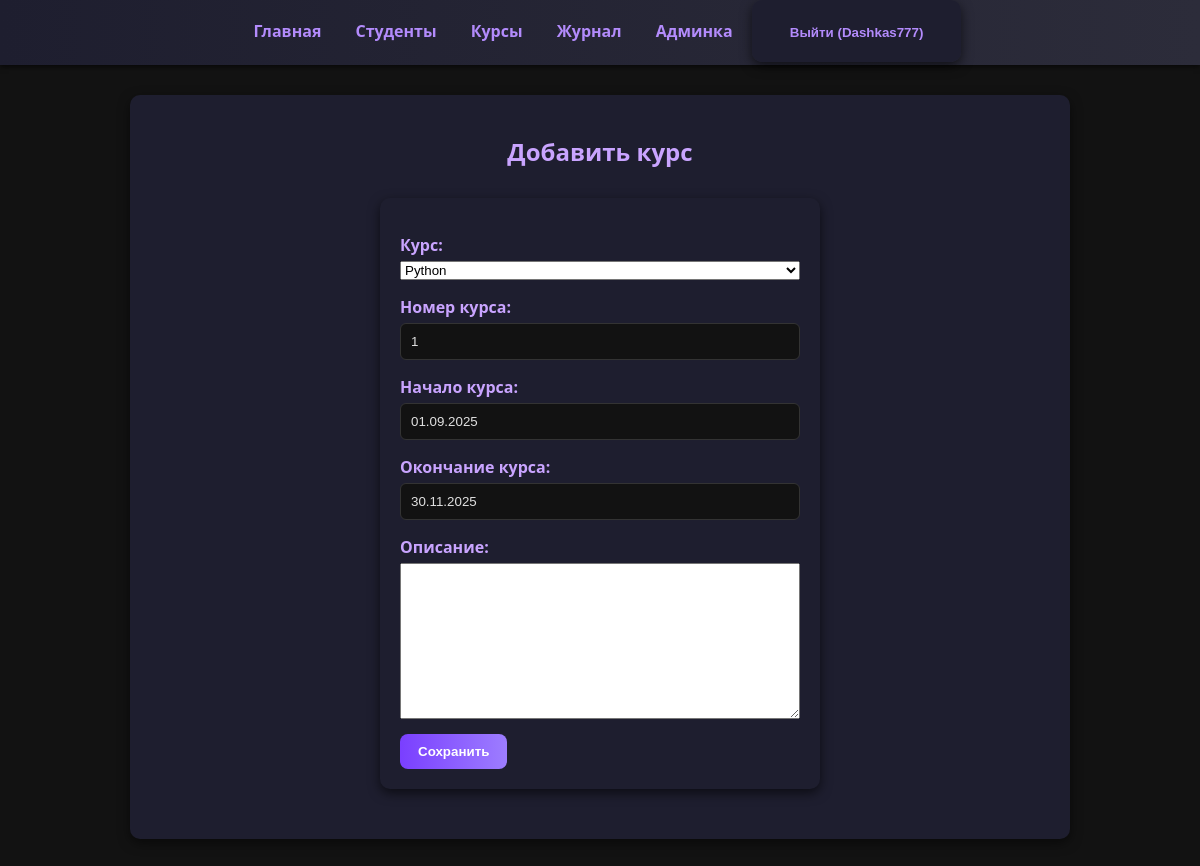
Before: /courses/1/edit/ (signed in) with the older database file.
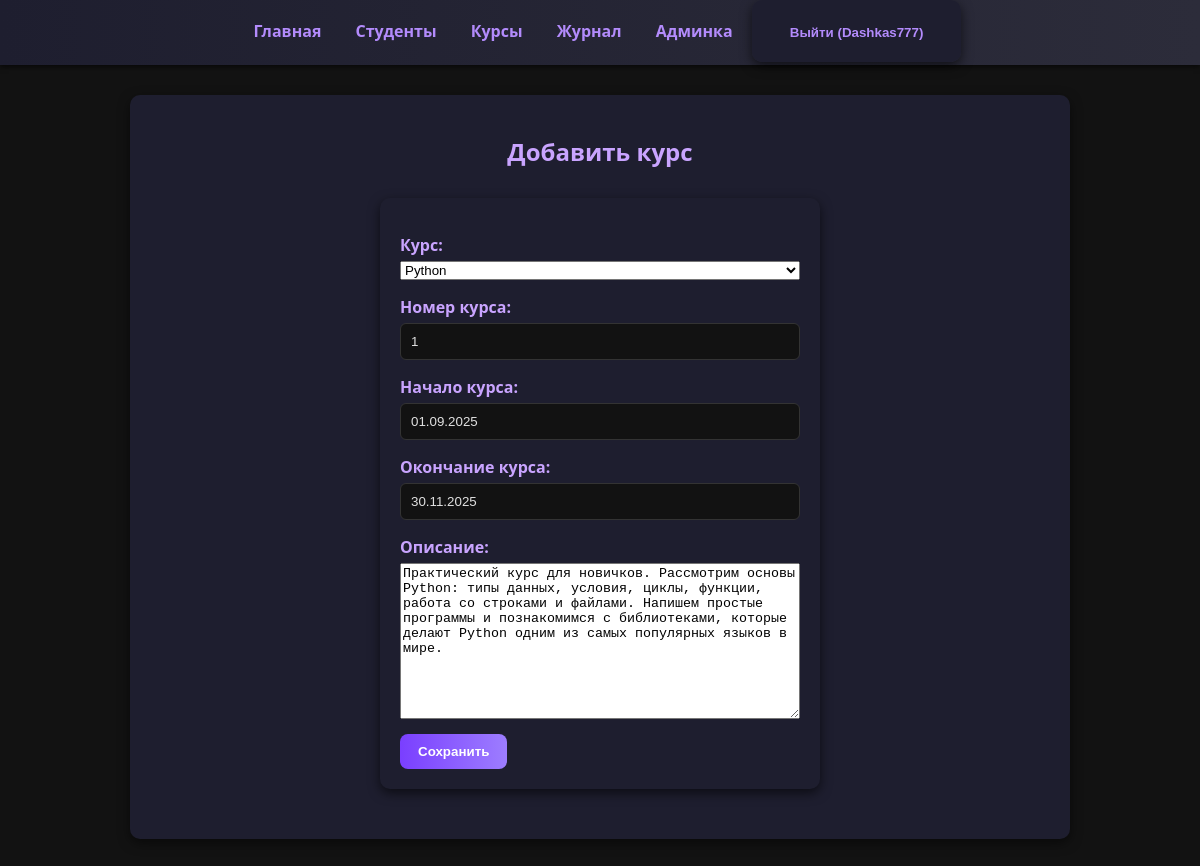
After: the same page with the newer database file.
### main/models.py (models this page shows, shortened)
class Course(models.Model):
    langs = [
        ('py', 'Python'),
        ('js', 'JavaScript'),
        ('c', 'C++'),
        ('an', 'Android'),
    ]
    name = models.CharField(choices=langs, max_length=20, verbose_name="Курс")
    course_num = models.SmallIntegerField(default=1, verbose_name="Номер курса")
    start_date = models.DateField(null=True, verbose_name="Начало курса")
    end_date = models.DateField(null=True, verbose_name="Окончание курса")
    description = models.TextField(blank=True, verbose_name="Описание")

### main/views.py (the view)
# urls.py: path("courses/<int:pk>/edit/", views.course_edit, name="course_edit"),
@login_required
def course_edit(request, pk):
    course = get_object_or_404(Course, pk=pk)
    if request.method == "POST":
        form = CourseForm(request.POST, instance=course)
        if form.is_valid():
            form.save()
            return redirect("main:courses")
    else:
        form = CourseForm(instance=course)
    return render(request, "courses/course_form.html", {"form": form})

### main/forms.py
class CourseForm(forms.ModelForm):
    class Meta:
        model = Course
        fields = ["name", "course_num", "start_date", "end_date", "description"]

### templates/courses/course_form.html (shortened to what this page needs)
{% extends "base.html" %}
{% block content %}
<h2>Добавить курс</h2>
<form method="post">
    {{ form.as_p }}
    <button type="submit">Сохранить</button>
</form>
{% endblock %}

Changed rows visible on the page:
changed Course "Python": description (not shown) → "Практический курс для новичков. Рассмотрим основы Python: типы данных, условия, циклы, функции, работа со строками и файлами. Напишем простые программы и познакомимся с библиотеками, которые делают Python одним из самых популярных языков в мире."
